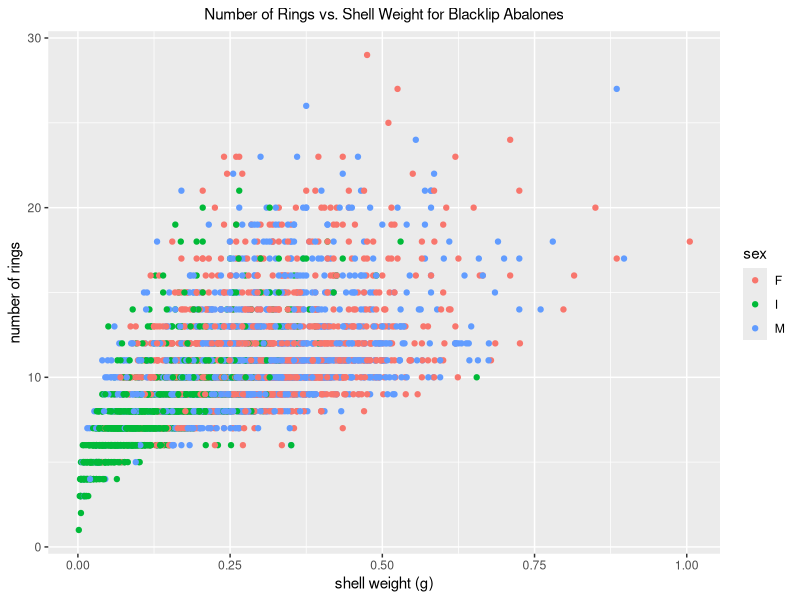
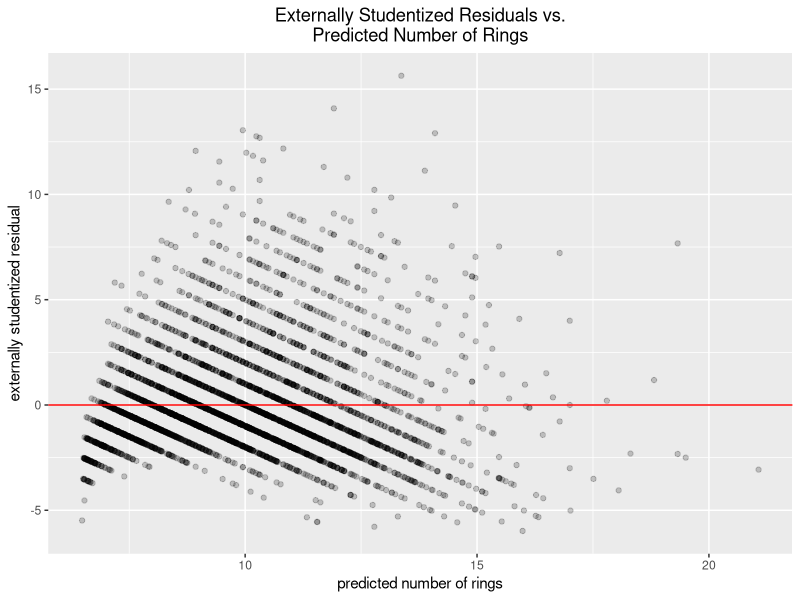
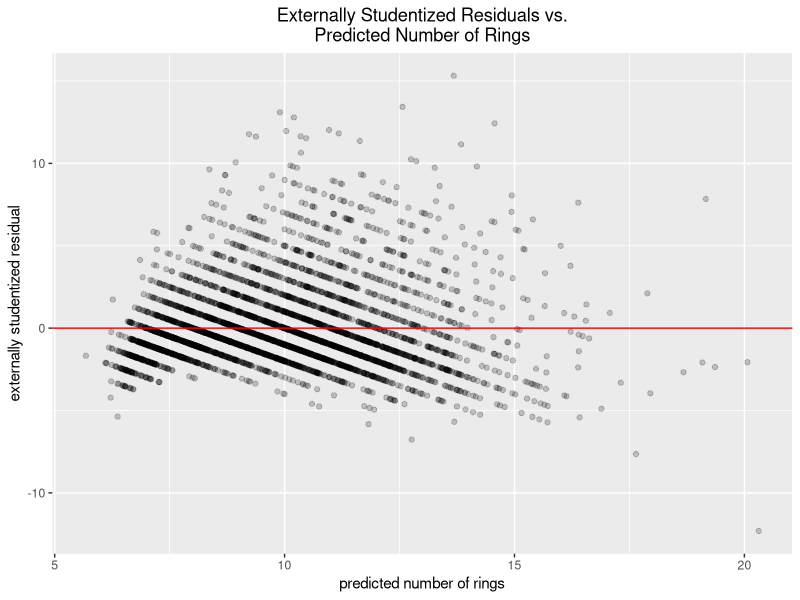
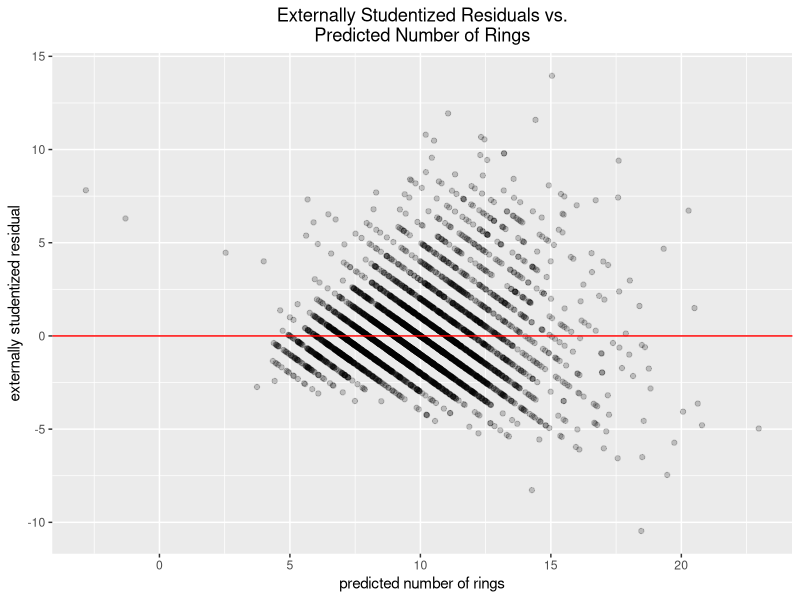
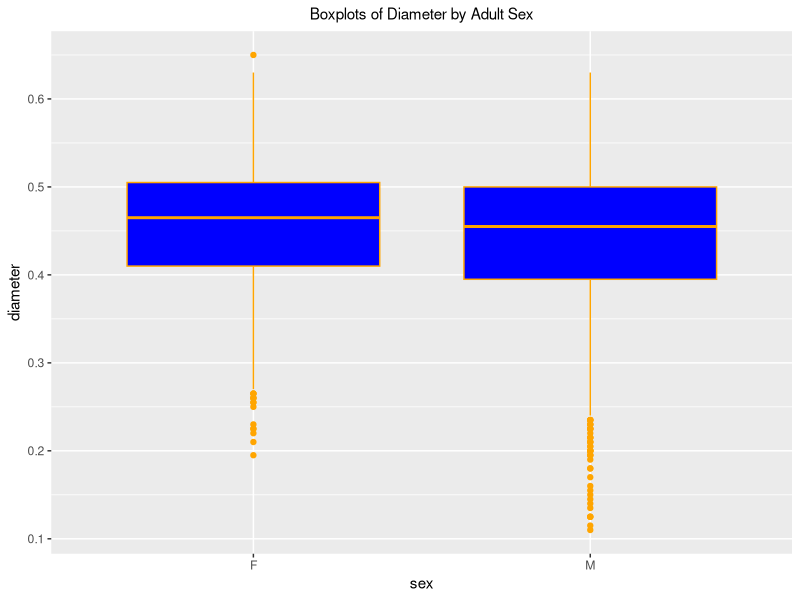
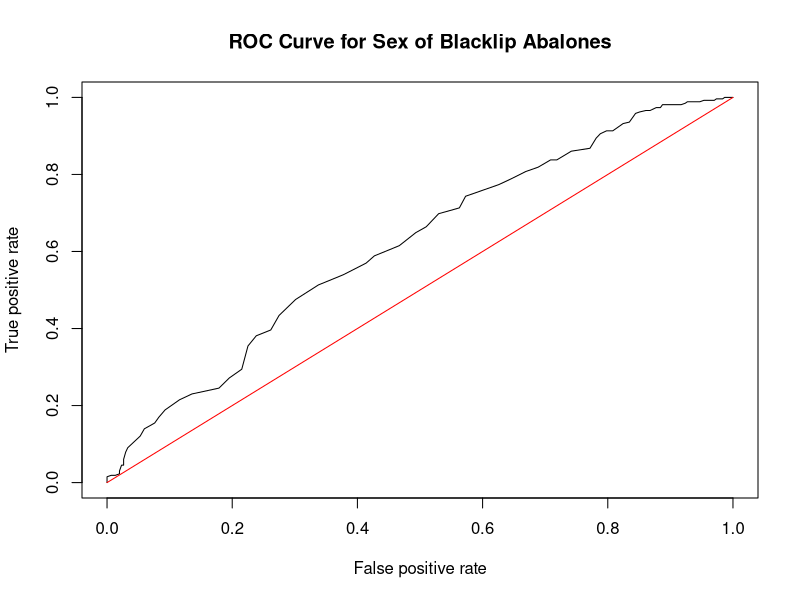
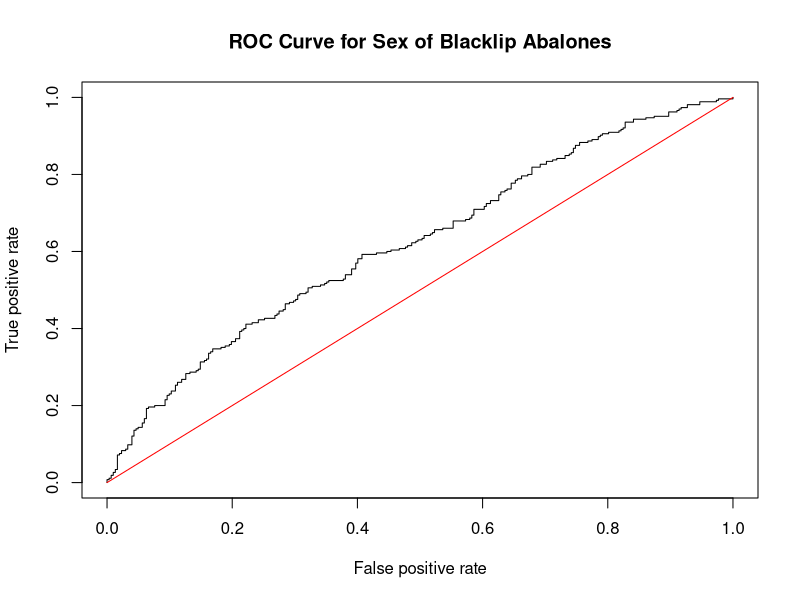

Recreate these plots in R, in order.
## ---- chunk 1
library(dplyr)
data_set <- read.csv('Data_Set--Abalones--With_Column_Names.csv', header = TRUE)
data_set_for_males_and_females <- data_set %>% filter(sex == 'M' | sex == 'F')
## ---- chunk 2
library(ggplot2)
ggplot(data_set, aes(x = shell_weight, y = rings, color = sex)) +
    geom_point() +
    labs(
        title = "Number of Rings vs. Shell Weight for Blacklip Abalones",
        x = "shell weight (g)",
        y = "number of rings"
    ) +
    theme(
        plot.title = element_text(hjust = 0.5, size = 11),
        axis.text.x = element_text(angle = 0)
    )
## ---- chunk 3
linear_model <- lm(rings ~ shell_weight, data = data_set)
ggplot(
    data.frame(
        externally_studentized_residuals = linear_model$residuals,
        predicted_rings = linear_model$fitted.values
    ),
    aes(x = predicted_rings, y = externally_studentized_residuals)
) +
    geom_point(alpha = 0.2) +
    geom_hline(yintercept = 0, color = "red") +
    labs(
        x = "predicted number of rings",
        y = "externally studentized residual",
        title = "Externally Studentized Residuals vs.\nPredicted Number of Rings"
    ) +
theme(
    plot.title = element_text(hjust = 0.5),
    axis.text.x = element_text(angle = 0)
)
## ---- chunk 4
linear_model <- lm(rings ~ length + diameter + height + shell_weight, data = data_set)
ggplot(
    data.frame(
        externally_studentized_residuals = linear_model$residuals,
        predicted_rings = linear_model$fitted.values
    ),
    aes(x = predicted_rings, y = externally_studentized_residuals)
) +
    geom_point(alpha = 0.2) +
    geom_hline(yintercept = 0, color = "red") +
    labs(
        x = "predicted number of rings",
        y = "externally studentized residual",
        title = "Externally Studentized Residuals vs.\nPredicted Number of Rings"
    ) +
theme(
    plot.title = element_text(hjust = 0.5),
    axis.text.x = element_text(angle = 0)
)
## ---- chunk 5
linear_model <- lm(rings ~ shell_weight + shucked_weight + diameter + whole_weight + sex + viscera_weight + height, data = data_set)
ggplot(
    data.frame(
        externally_studentized_residuals = linear_model$residuals,
        predicted_rings = linear_model$fitted.values
    ),
    aes(x = predicted_rings, y = externally_studentized_residuals)
) +
    geom_point(alpha = 0.2) +
    geom_hline(yintercept = 0, color = "red") +
    labs(
        x = "predicted number of rings",
        y = "externally studentized residual",
        title = "Externally Studentized Residuals vs.\nPredicted Number of Rings"
    ) +
theme(
    plot.title = element_text(hjust = 0.5),
    axis.text.x = element_text(angle = 0)
)
## ---- chunk 6
ggplot(data_set_for_males_and_females, aes(x = sex, y = diameter)) +
    geom_boxplot(fill = "Blue", color = "Orange") +
    labs(
        y = "diameter",
        title = "Boxplots of Diameter by Adult Sex"
    ) +
    theme(
        plot.title = element_text(hjust = 0.5, size = 11),
    )
## ---- chunk 7
library(ROCR)
data_set_for_males_and_females <-
    data_set %>%
    filter(sex == 'M' | sex == 'F') %>%
    mutate(sex = replace(sex, sex == 'M', 0)) %>%
    mutate(sex = replace(sex, sex == 'F', 1))
data_set_for_males_and_females$sex <- as.numeric(data_set_for_males_and_females$sex)
set.seed(0)
sample <- sample.int(nrow(data_set_for_males_and_females), floor(0.8*nrow(data_set_for_males_and_females)), replace = FALSE)
training_data_set <- data_set_for_males_and_females[sample, ]
testing_data_set <- data_set_for_males_and_females[-sample, ]
logistic_model <- glm(sex ~ diameter, data = training_data_set, family = "binomial")
predictions <- predict(logistic_model, newdata = testing_data_set, type = "response")
prediction_object <- prediction(predictions, testing_data_set$sex)
ROC_curve <- performance(prediction_object, measure = "tpr", x.measure = "fpr")
plot(ROC_curve, main = "ROC Curve for Sex of Blacklip Abalones")
lines(x = c(0, 1), y = c(0, 1), col = "red")
## ---- chunk 8
logistic_model <- glm(sex ~ diameter + shucked_weight + viscera_weight + height, data = training_data_set, family = "binomial")
predictions <- predict(logistic_model, newdata = testing_data_set, type = "response")
prediction_object <- prediction(predictions, testing_data_set$sex)
ROC_curve <- performance(prediction_object, measure = "tpr", x.measure = "fpr")
plot(ROC_curve, main = "ROC Curve for Sex of Blacklip Abalones")
lines(x = c(0, 1), y = c(0, 1), col = "red")
